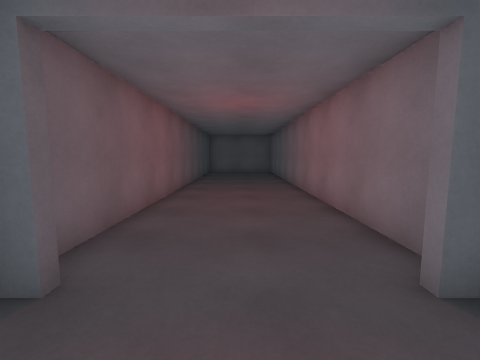
view 1 (above)

12 first-person views from a walk through a scene from a Unity 3-D project. The camera is 1.4 m above the floor, tilts 6° down and sees 90° across. Doors are open. The floor is counted in squares, 1 m on a side. Each view is taken from the middle of a square. On the plan, view 1 faces up. The plan holds only what a view shows up to about 13 squares ahead; the rest is blank. The player character is not drawn.

view 2
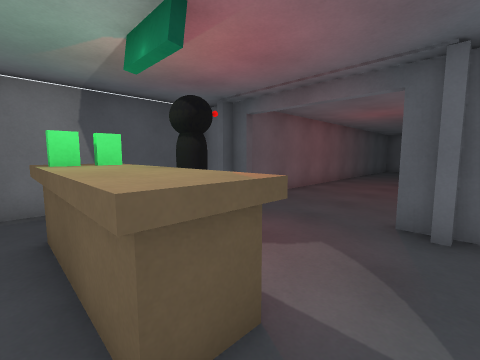

view 3
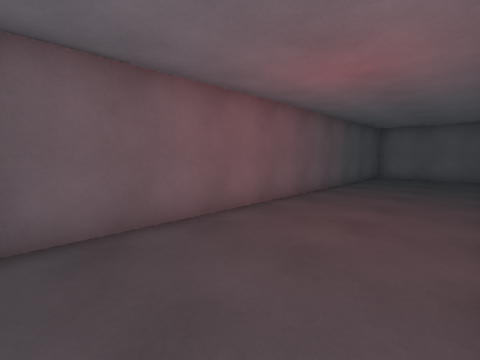

view 4
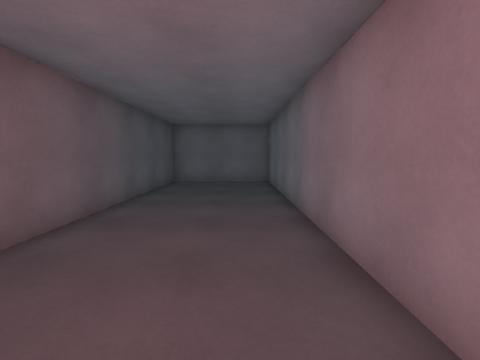

view 5
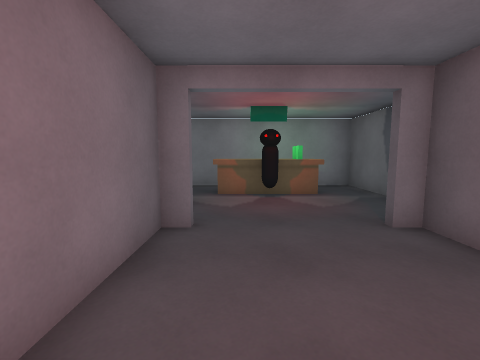

view 6
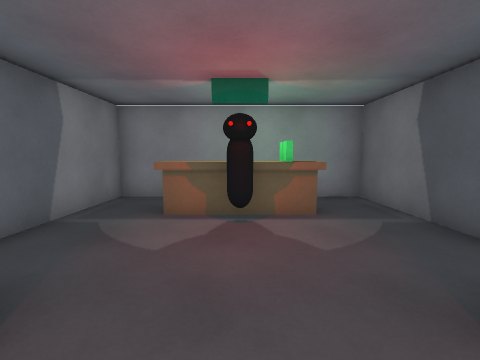

view 7
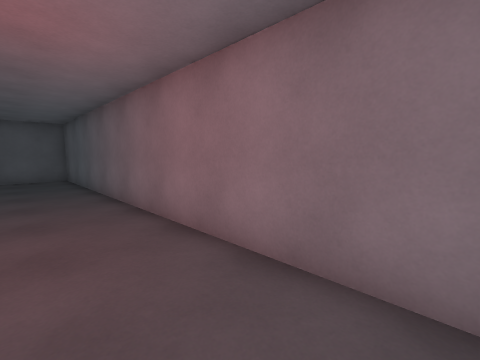

view 8
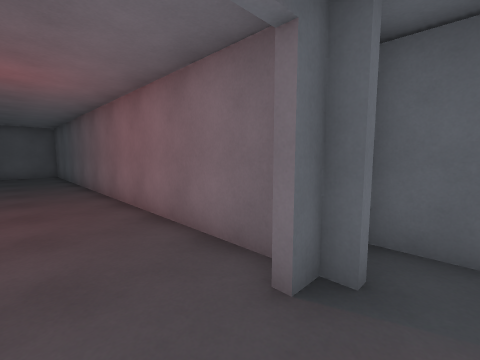

view 9
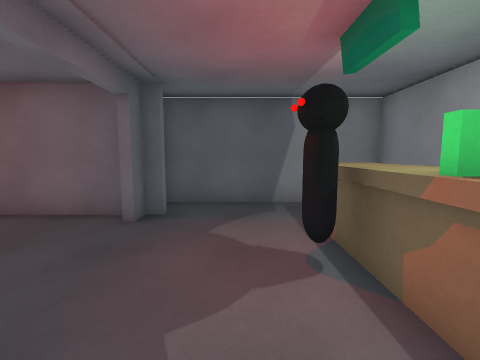

view 10
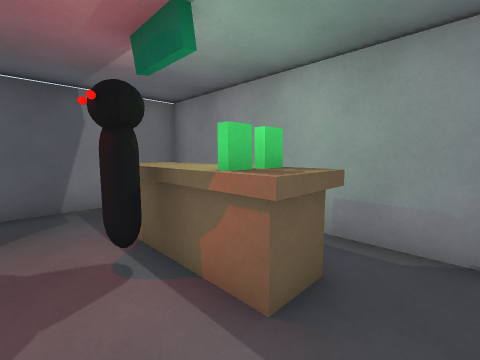

view 11
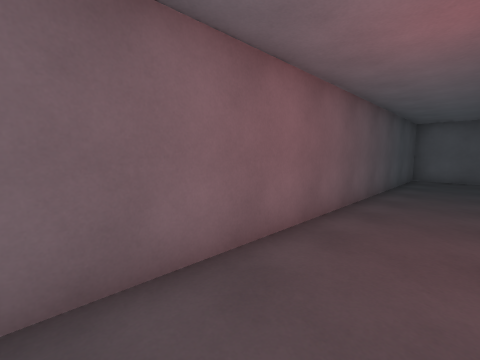

view 12
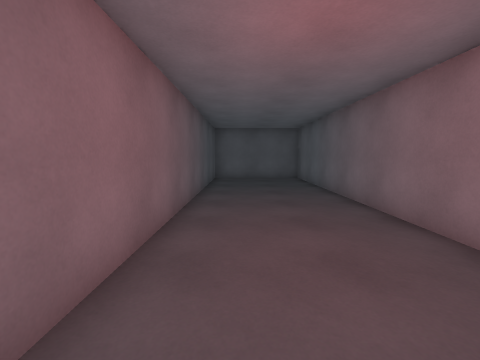

### Floor plan
Key: @ floor where view 1 was taken; # wall or solid block; . floor; D open door; ^ raised ledge.
Columns run from 4 left of view 1 to 4 right of it. Each row starts with its distance up from view 1.
 20  #######
 19  #.....#
 18  #.....#
 17  #.....#
 16  #.....#
 15  #.....#
 14  #.....#
 13  #.....#
 12  #.....#
 11  #.....#
 10  #.....#
  9  #.....#
  8  #.....#
  7  #.....#
  6  #.....#
  5  #.....#
  4  #.....#
  3  #.....#
  2 ###DDD###
  1 #.......#
  0 #...@...#
 -1 #...#...#
 -2 #.^^^^^.#
 -3 #.##....#
 -4 #########

Positions as (right, up) in squares from view 1, and headings:
1: (0, 0), facing up
2: (3, -3), facing up-left
3: (2, 3), facing up-left
4: (1, 7), facing up
5: (1, 7), facing down
6: (0, 4), facing down
7: (0, 4), facing up-right
8: (0, 1), facing up-right
9: (-3, 0), facing right
10: (-3, 0), facing down-right
11: (0, 4), facing up-left
12: (-1, 5), facing up
